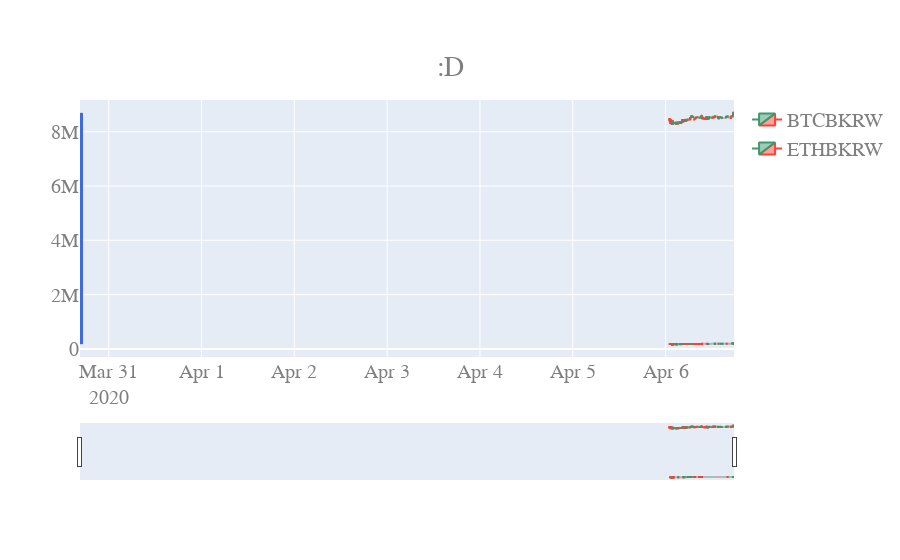

The code cell stored with this chart in its notebook:
### Code cell
def candlestick(files):
  first = get_file(files[0])
  max_ = first['high'].max()
  min_ = first['low'].min()
  event_time = datetime.strptime("2020-03-30T16:57:41.000Z", '%Y-%m-%dT%H:%M:%S.%fZ') #first.loc[250, 'open time']

  figures = []
  for file in files:
      df = get_file(file)
      max_ = max(max_, df['high'].max())
      min_ = min(min_, df['low'].min())
      print(df.loc[250])
      figure = get_figure_for_df(df, file)
      figures.append(figure)

  fig = go.Figure(data=figures)
  fig.update_layout(
    title= {
     'text': ':D',
     'y':0.9,
     'x':0.5,
     'xanchor': 'center',
     'yanchor': 'top'
    },
   font=dict(
    family="Courier New, monospace",
    size=20,
    color="#7f7f7f"
  ))
  fig.add_shape(
    # Line Vertical
    dict(
        type="line",
        x0=event_time,
        y0=min_,
        x1=event_time,
        y1=max_,
        line=dict(
            color="RoyalBlue",
            width=3
        )
  ))
  fig.show()
 
 
candlestick(files[1:4])

### Figure 1 — Plotly figure (JSON) as saved in the notebook; plotly's stock layout.template omitted (floating-point values rounded to 4 significant figures; data arrays with more than 128 entries replaced by an {"elided": "..."} marker saying what was removed)
{"data": [{"close": {"elided": "1000 int values"}, "high": {"elided": "1000 int values"}, "low": {"elided": "1000 int values"}, "name": "BTCBKRW", "open": {"elided": "1000 int values"}, "type": "candlestick", "x": {"elided": "1000 str values"}}, {"close": {"elided": "1000 int values"}, "high": {"elided": "1000 int values"}, "low": {"elided": "1000 int values"}, "name": "ETHBKRW", "open": {"elided": "1000 int values"}, "type": "candlestick", "x": {"elided": "1000 str values"}}], "layout": {"font": {"color": "#7f7f7f", "family": "Courier New, monospace", "size": 20}, "shapes": [{"line": {"color": "RoyalBlue", "width": 3}, "type": "line", "x0": "2020-03-30T16:57:41", "x1": "2020-03-30T16:57:41", "y0": 174517, "y1": 8695898}], "title": {"text": ":D", "x": 0.5, "xanchor": "center", "y": 0.9, "yanchor": "top"}}}
